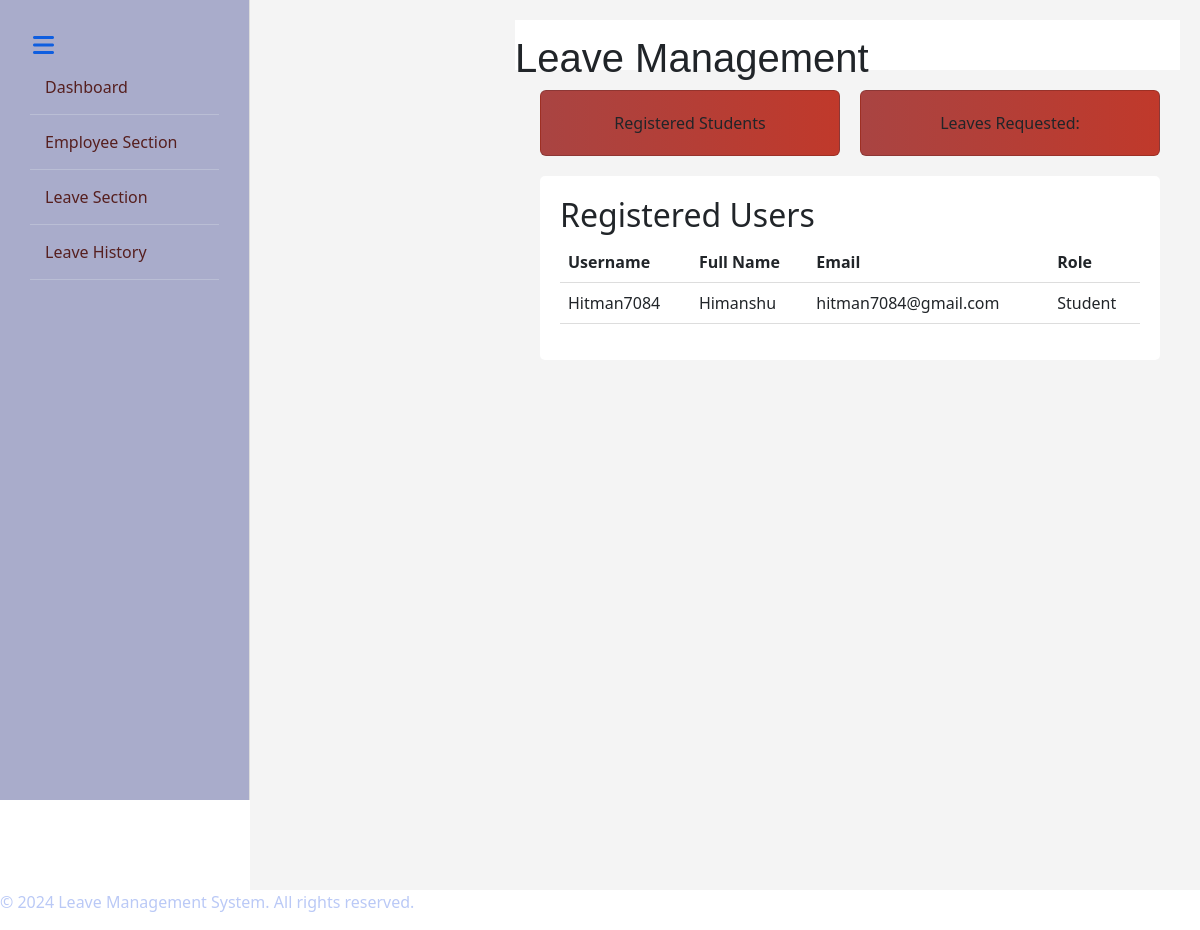
/dashboard_incharge/ (signed in), run on the app's committed database.
### clmsapp/models.py (models this page shows, shortened)
class User(AbstractUser):
    ROLES = [
        ('Professor', 'Professor'),
        ('Dean', 'Dean'),
        ('Incharge', 'Incharge'),
        ('Student', 'Student'),
    ]
    full_name = models.CharField(max_length=100)
    role = models.CharField(max_length=20, choices=ROLES, default='Student')

### clmsapp/views.py (the view)
# urls.py: path('dashboard_incharge/', views.dashboard_incharge, name='dashboard_incharge'),
@login_required
def dashboard_incharge(request):
    users = User.objects.all()
    return render(request, 'dashboard_incharge.html', {'users': users})

### templates/dashboard_incharge.html (shortened to what this page needs)
{% extends "base.html" %}
{% load static %}
{% block content %}
<div class="navbar">
    <nav>Leave Management</nav>
</div>
<div class="sidebar">
    <ul>
        <li>Dashboard</li>
        <li>Employee Section</li>
        <li>Leave Section</li>
        <li>Leave History</li>
    </ul>
</div>
<div class="main-content">
    <div class="dashboard-cards">
        <div class="card">Registered Students</div>
        <div class="card">Leaves Requested:</div>
    </div>
    <div class="table-container">
        <h2>Registered Users</h2>
        <table class="table">
            <thead>
                <tr>
                    <th>Username</th>
                    <th>Full Name</th>
                    <th>Email</th>
                    <th>Role</th>
                </tr>
            </thead>
            <tbody>
                {% for user in users %}
                <tr>
                    <td>{{ user.username }}</td>
                    <td>{{ user.full_name }}</td>
                    <td>{{ user.email }}</td>
                    <td>{{ user.role }}</td>
                </tr>
                {% endfor %}
            </tbody>
        </table>
    </div>
</div>
{% endblock %}

### static/css/base.css (style rules this page uses)
body { background-color: #f9f9f9; font-family: Arial, sans-serif; }
.sidebar { width: 250px; background-color: #f8f9fa; padding: 20px; height: 100vh; position: fixed; top: 0; left: 0; border-right: 1px solid #ddd; transition: width 0.3s; }
.main-content { margin-left: 250px; transition: margin-left 0.3s; }
.sidebar { color: rgb(13, 56, 94); width: 250px; height: 100vh; background: #1b237435; position: fixed; top: 0; left: 0; padding-top: 20px; color: rgb(86, 31, 31); }
.sidebar ul { list-style: none; padding: 10px; margin-top: 30px; }
.sidebar ul li { padding: 15px; cursor: pointer; border-bottom: 1px solid rgba(255, 255, 255, 0.2); }
.navbar { background-color: white; display: flex; align-items: center; height: 50px; font-family: sans-serif; font-size: 40px; margin-left: 245px; }
.main-content { margin-left: 250px; padding: 20px; background: #f4f4f4; min-height: 100vh; transition: margin-left 0.3s; }
.dashboard-cards { display: flex; gap: 20px; }
.card { background: linear-gradient(to right, #a94442, #c0392b); color: white; padding: 20px; flex: 1; border-radius: 5px; text-align: center; }
.table-container { background: white; padding: 20px; margin-top: 20px; border-radius: 5px; }
.table { width: 100%; border-collapse: collapse; }
.table th, .table td { padding: 10px; border-bottom: 1px solid #ddd; text-align: left; }
.table th { background: #f4f4f4; }

### data on the page
User: username "Hitman7084", full_name "Himanshu", email "hitman7084@gmail.com", role "Student"
